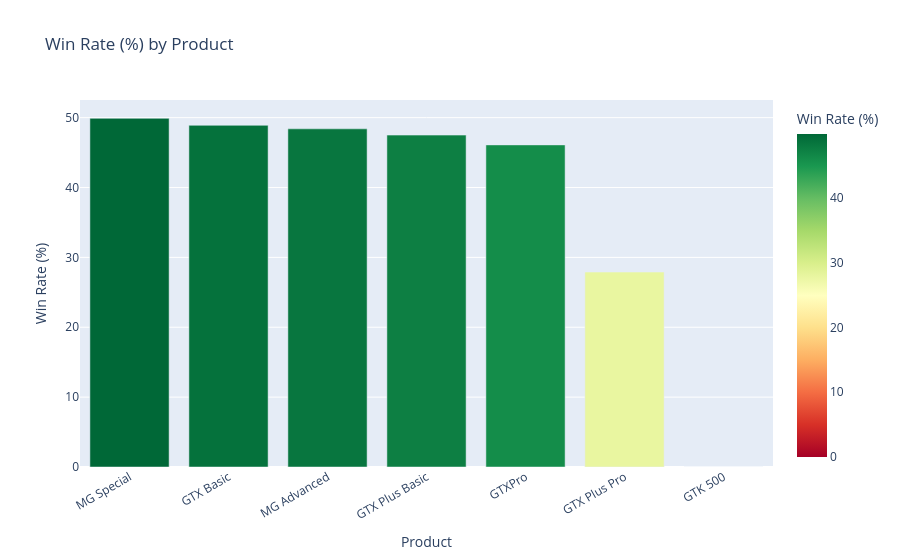

The notebook cell saved with this chart:
### Code cell
# Bivariate Visual 3: Win Rate by Product
product_perf = analysis_df.groupby('product').agg(
    total=('deal_won', 'count'),
    wins=('deal_won', 'sum')
).reset_index()
product_perf['win_rate'] = (product_perf['wins'] / product_perf['total'] * 100).round(1)
product_perf = product_perf.sort_values('win_rate', ascending=False)

fig_prod_win = px.bar(
    product_perf, x='product', y='win_rate',
    color='win_rate', color_continuous_scale='RdYlGn',
    title='Win Rate (%) by Product',
    labels={'win_rate': 'Win Rate (%)', 'product': 'Product'}
)
fig_prod_win.update_layout(xaxis_tickangle=-30)
fig_prod_win.show()

# Bivariate Visual 4: Average Close Value by Deal Size Category
deal_size_avg = analysis_df.groupby('deal_size', observed=True)['close_value'].mean().reset_index()
deal_size_avg.columns = ['deal_size', 'avg_close_value']

fig_deal_size = px.bar(
    deal_size_avg, x='deal_size', y='avg_close_value',
    title='Average Close Value by Deal Size Category',
    color='avg_close_value', color_continuous_scale='Oranges',
    labels={'avg_close_value': 'Avg Close Value ($)', 'deal_size': 'Deal Size'}
)
fig_deal_size.show()

# Bivariate Visual 5: Scatter — Sales Cycle Days vs Close Value (Won deals)
won_df = analysis_df[analysis_df['deal_stage'] == 'Won'].dropna(subset=['sales_cycle_days'])
fig_scatter_bi = px.scatter(
    won_df, x='sales_cycle_days', y='close_value',
    trendline='ols',
    title='Sales Cycle Duration vs Close Value (Won Deals)',
    labels={'sales_cycle_days': 'Sales Cycle (Days)', 'close_value': 'Close Value ($)'},
    color_discrete_sequence=['#2ca02c']
)
fig_scatter_bi.show()

### Figure 1 — Plotly figure (JSON) as saved in the notebook; plotly's stock layout.template omitted (floating-point values rounded to 4 significant figures)
{"data": [{"hovertemplate": "Product=%{x}<br>Win Rate (%)=%{marker.color}<extra></extra>", "legendgroup": "", "marker": {"color": [49.9, 48.9, 48.4, 47.5, 46.1, 27.9, 0.0], "coloraxis": "coloraxis", "pattern": {"shape": ""}}, "name": "", "orientation": "v", "showlegend": false, "textposition": "auto", "type": "bar", "x": ["MG Special", "GTX Basic", "MG Advanced", "GTX Plus Basic", "GTXPro", "GTX Plus Pro", "GTK 500"], "xaxis": "x", "y": [49.9, 48.9, 48.4, 47.5, 46.1, 27.9, 0.0], "yaxis": "y"}], "layout": {"barmode": "relative", "coloraxis": {"colorbar": {"title": {"text": "Win Rate (%)"}}, "colorscale": [[0, "rgb(165,0,38)"], [0.1, "rgb(215,48,39)"], [0.2, "rgb(244,109,67)"], [0.3, "rgb(253,174,97)"], [0.4, "rgb(254,224,139)"], [0.5, "rgb(255,255,191)"], [0.6, "rgb(217,239,139)"], [0.7, "rgb(166,217,106)"], [0.8, "rgb(102,189,99)"], [0.9, "rgb(26,152,80)"], [1, "rgb(0,104,55)"]]}, "legend": {"tracegroupgap": 0}, "title": {"text": "Win Rate (%) by Product"}, "xaxis": {"anchor": "y", "domain": [0, 1], "tickangle": -30, "title": {"text": "Product"}}, "yaxis": {"anchor": "x", "domain": [0, 1], "title": {"text": "Win Rate (%)"}}}}
